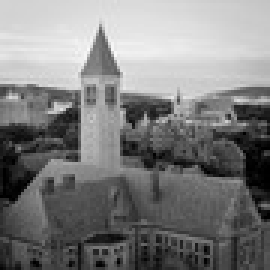
#> input picture image.jpg, 90 x 90 px (shown 3 times larger)
$ python visualize_reconstruction.py
#> lines starting #> are read from the running program, lines starting #| are printed output that depends on the picture
#!/usr/bin/env python3
"""
Visualize reconstructed image from Pico output
Reads the original image and reconstructed pixel values to create comparison
"""
from PIL import Image
import numpy as np
import sys

def create_reconstructed_image(original_path, reconstructed_pixels, output_path):
    """
    Create reconstructed image from pixel values

    Args:
        original_path: Path to original image.jpg
        reconstructed_pixels: List of reconstructed pixel values (0-255)
        output_path: Where to save the reconstructed image
    """
    # Load original image to get dimensions
    img_original = Image.open(original_path).convert('L')
    width, height = img_original.size

    # Create array for reconstructed image
    num_pixels = len(reconstructed_pixels)
    reconstructed_array = np.array(reconstructed_pixels, dtype=np.uint8)

    # If we have fewer pixels than the full image, create a partial reconstruction
    if num_pixels < width * height:
        # Fill remaining with zeros (black) or copy from original
        full_array = np.zeros(width * height, dtype=np.uint8)
        full_array[:num_pixels] = reconstructed_array
    else:
        full_array = reconstructed_array[:width * height]

    # Reshape to 2D image
    img_reconstructed = Image.fromarray(full_array.reshape(height, width), mode='L')

    # Save reconstructed image
    img_reconstructed.save(output_path)
    print(f"Saved reconstructed image to {output_path}")

    # Create side-by-side comparison if we have enough pixels
    if num_pixels >= width:  # At least one row
        rows_reconstructed = min(num_pixels // width, height)

        # Crop both images to the reconstructed region
        original_crop = img_original.crop((0, 0, width, rows_reconstructed))
        reconstructed_crop = img_reconstructed.crop((0, 0, width, rows_reconstructed))

        # Create side-by-side comparison
        comparison = Image.new('L', (width * 2, rows_reconstructed))
        comparison.paste(original_crop, (0, 0))
        comparison.paste(reconstructed_crop, (width, 0))

        comparison_path = output_path.replace('.png', '_comparison.png')
        comparison.save(comparison_path)
        print(f"Saved comparison to {comparison_path}")

    # Calculate metrics
    original_array = np.array(img_original).flatten()
    mse = np.mean((original_array[:num_pixels] - reconstructed_array) ** 2)
    psnr = 10 * np.log10(255**2 / mse) if mse > 0 else float('inf')
    accuracy = np.sum(original_array[:num_pixels] == reconstructed_array) / num_pixels * 100

    print(f"\nReconstruction Metrics:")
    print(f"  Pixels reconstructed: {num_pixels}")
    print(f"  Accuracy (exact match): {accuracy:.2f}%")
    print(f"  MSE: {mse:.4f}")
    print(f"  PSNR: {psnr:.2f} dB")

# [47 lines left out: functions parse_pico_output, manual_input_mode, not called in this run]

if __name__ == "__main__":
    original_image = "image.jpg"

    if len(sys.argv) > 1:
        # Parse from file
        output_file = sys.argv[1]
        print(f"Parsing reconstructed pixels from {output_file}")
        reconstructed_pixels = parse_pico_output(output_file)
    else:
        # Manual input or demo mode
        print("No input file specified.")
        print("Usage: python3 visualize_reconstruction.py <pico_output.txt>")
        print("\nDemo mode: Using first 100 pixels of original as 'reconstructed' for testing")

        img = Image.open(original_image).convert('L')
#> img is the input picture: PIL image 90x90 L; min 0, max 250, mean 125.8
        reconstructed_pixels = list(img.getdata())[:100]
#> reconstructed_pixels = 100 values, max 223 at index 38, min 195 at index 89, mean 210.7

    if len(reconstructed_pixels) == 0:
        print("No reconstructed pixels found!")
        sys.exit(1)

    print(f"Found {len(reconstructed_pixels)} reconstructed pixels")
#| Found 100 reconstructed pixels

    output_image = "reconstructed_image.png"
    create_reconstructed_image(original_image, reconstructed_pixels, output_image)
#> in create_reconstructed_image, `num_pixels = len(reconstructed_pixels)`: num_pixels = 100
#> in create_reconstructed_image, `reconstructed_array = np.array(reconstructed_pixels, dtype=np.uint8)`: reconstructed_array has the same summary as reconstructed_pixels outside create_reconstructed_image
#> in create_reconstructed_image, `img_reconstructed = Image.fromarray(full_array.reshape(height, width),..`:
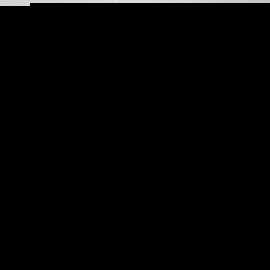
#> img_reconstructed: PIL image 90x90 L (shown 3 times larger); min 0, max 223, mean 2.6
#> in create_reconstructed_image, `rows_reconstructed = min(num_pixels // width, height)`: rows_reconstructed = 1
#> in create_reconstructed_image, `original_array = np.array(img_original).flatten()`: original_array = 8100 values, max 250 at index 1469, min 0 at index 4041, mean 125.8
#> in create_reconstructed_image, `mse = np.mean((original_array[:num_pixels] - reconstructed_array) ** 2)`: mse = 0
#> in create_reconstructed_image, `psnr = 10 * np.log10(255**2 / mse) if mse > 0 else float('inf')`: psnr = inf
#> in create_reconstructed_image, `accuracy = np.sum(original_array[:num_pixels] == reconstructed_array) ..`: accuracy = 100
#|   Pixels reconstructed: 100
#|   Accuracy (exact match): 100.00%
#|   MSE: 0.0000
#|   PSNR: inf dB
